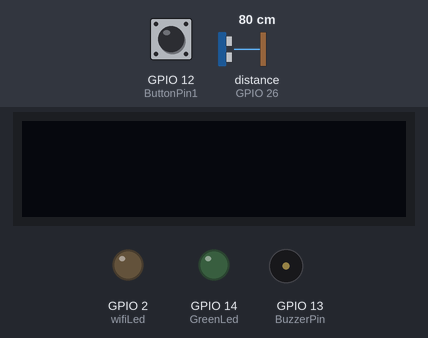
A sketch run on a simulated ESP32. Parts: 128×32 one-colour display, output pins drawn as LEDs (lit = HIGH), buzzer (waves = sounding, pin HIGH). Wiring (inferred from the names in the program): ultrasonic range finder: trigger GPIO 27; echo GPIO 26. The inputs (shaded band) are chosen by the test bench; at power-on: distance to the obstacle (sensor on GPIO 26) 80 cm, GPIO 12 (ButtonPin1) HIGH. The echo pulse lasts 58.3 µs per cm; WiFi joins after 1.5 s; servers stay silent unless stated; pins used as bus, display or sensor lines are not drawn.

Above: at 1.2 s.
1.3 s: distance to the obstacle (sensor on GPIO 26) set to 35 cm
At 1.9 s:
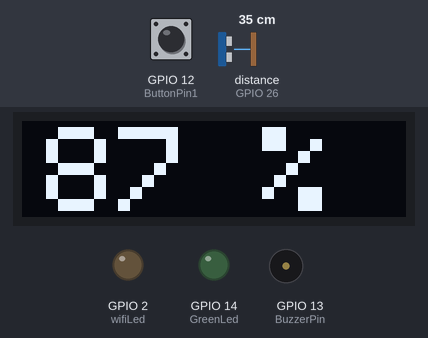
At 2.4 s:
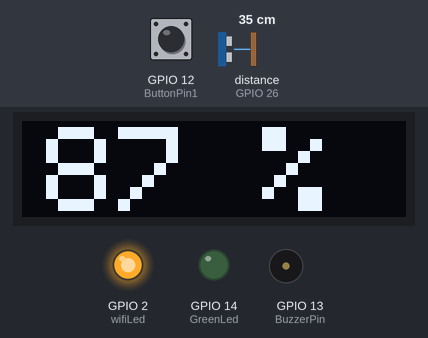
3.5 s: distance to the obstacle (sensor on GPIO 26) set to 60 cm
At 4.5 s:
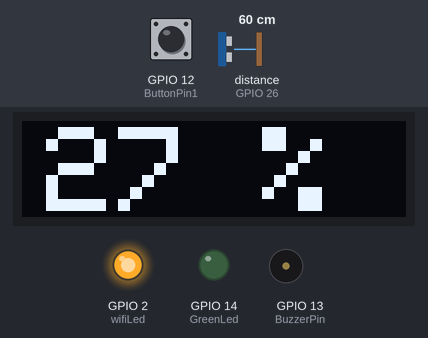
Timing chart, 0 to 6.5 s (numbered marks = the images above; inputs shaded):
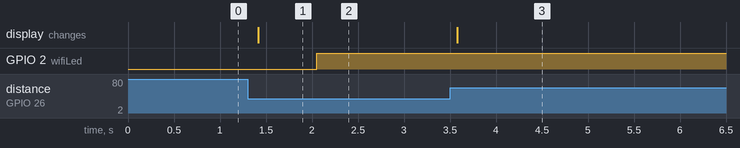

The sketch:

WaterLevelMonitor.ino
```cpp
// ---------- Blynk Credentials ----------
#define BLYNK_TEMPLATE_ID ""
#define BLYNK_DEVICE_NAME ""
#define BLYNK_AUTH_TOKEN ""

// ---------- WiFi Credentials ----------
char ssid[] = "";
char pass[] = "";

// ---------- Tank Configuration ----------
int emptyTankDistance = 70;   // Distance when tank is empty (cm)
int fullTankDistance  = 30;   // Distance when tank is full (cm)
int triggerPer = 10;          // Alert trigger level (%)

// ---------- Required Libraries ----------
#include <Adafruit_SSD1306.h>
#include <WiFi.h>
#include <WiFiClient.h>
#include <BlynkSimpleEsp32.h>
#include <AceButton.h>

using namespace ace_button;

// ---------- Pin Definitions ----------
#define TRIGPIN    27     // Ultrasonic trigger pin
#define ECHOPIN    26     // Ultrasonic echo pin
#define wifiLed    2      // WiFi status LED
#define ButtonPin1 12     // Push button for buzzer control
#define BuzzerPin  13     // Buzzer pin
#define GreenLed   14     // Water level alert LED

// ---------- Blynk Virtual Pins ----------
#define VPIN_BUTTON_1 V1  // Water level percentage
#define VPIN_BUTTON_2 V2  // Distance in cm

// ---------- OLED Display Settings ----------
#define SCREEN_WIDTH 128
#define SCREEN_HEIGHT 32
#define OLED_RESET -1

Adafruit_SSD1306 display(SCREEN_WIDTH, SCREEN_HEIGHT, &Wire, OLED_RESET);

// ---------- Global Variables ----------
float duration;          // Echo pulse duration
float distance;          // Calculated distance (cm)
int waterLevelPer;       // Water level percentage
bool toggleBuzzer = HIGH; // Controls buzzer ON/OFF state

char auth[] = BLYNK_AUTH_TOKEN;

// ---------- Button Setup ----------
ButtonConfig config1;
AceButton button1(&config1);

// ---------- Timer ----------
BlynkTimer timer;

// ---------- Check Blynk Connection ----------
void checkBlynkStatus() {
  if (Blynk.connected()) {
    digitalWrite(wifiLed, HIGH);  // WiFi connected
  } else {
    digitalWrite(wifiLed, LOW);   // WiFi disconnected
  }
}

// ---------- Sync Blynk Data ----------
BLYNK_CONNECTED() {
  Blynk.syncVirtual(VPIN_BUTTON_1);
  Blynk.syncVirtual(VPIN_BUTTON_2);
}

// ---------- Display Water Level on OLED ----------
void displayData(int value) {
  display.clearDisplay();
  display.setTextSize(4);
  display.setCursor(8, 2);
  display.print(value);
  display.print(" %");
  display.display();
}

// ---------- Measure Water Level ----------
void measureDistance() {
  digitalWrite(TRIGPIN, LOW);
  delayMicroseconds(2);

  digitalWrite(TRIGPIN, HIGH);
  delayMicroseconds(20);
  digitalWrite(TRIGPIN, LOW);

  // Read echo pulse duration
  duration = pulseIn(ECHOPIN, HIGH);

  // Convert duration to distance (cm)
  distance = ((duration / 2) * 0.343) / 10;

  // Validate distance range
  if (distance > (fullTankDistance - 10) && distance < emptyTankDistance) {

    // Convert distance to percentage
    waterLevelPer = map((int)distance, emptyTankDistance, fullTankDistance, 0, 100);

    // Update OLED display
    displayData(waterLevelPer);

    // Send data to Blynk
    Blynk.virtualWrite(VPIN_BUTTON_1, waterLevelPer);
    Blynk.virtualWrite(VPIN_BUTTON_2, String(distance) + " cm");

    // Low water level alert
    if (waterLevelPer < triggerPer) {
      digitalWrite(GreenLed, HIGH);
      if (toggleBuzzer == HIGH) {
        digitalWrite(BuzzerPin, HIGH);
      }
    }

    // Tank full alert
    if (distance < fullTankDistance) {
      digitalWrite(GreenLed, LOW);
      if (toggleBuzzer == HIGH) {
        digitalWrite(BuzzerPin, HIGH);
      }
    }

    // Reset buzzer when level is normal
    if (distance > (fullTankDistance + 5) && waterLevelPer > (triggerPer + 5)) {
      toggleBuzzer = HIGH;
      digitalWrite(BuzzerPin, LOW);
    }
  }

  delay(100);
}

// ---------- Button Event Handler ----------
void button1Handler(AceButton*, uint8_t eventType, uint8_t) {
  if (eventType == AceButton::kEventReleased) {
    digitalWrite(BuzzerPin, LOW); // Turn off buzzer
    toggleBuzzer = LOW;           // Disable further buzzer alerts
  }
}

// ---------- Setup ----------
void setup() {
  Serial.begin(115200);

  pinMode(ECHOPIN, INPUT);
  pinMode(TRIGPIN, OUTPUT);
  pinMode(wifiLed, OUTPUT);
  pinMode(GreenLed, OUTPUT);
  pinMode(BuzzerPin, OUTPUT);
  pinMode(ButtonPin1, INPUT_PULLUP);

  digitalWrite(wifiLed, LOW);
  digitalWrite(GreenLed, LOW);
  digitalWrite(BuzzerPin, LOW);

  // Initialize button
  config1.setEventHandler(button1Handler);
  button1.init(ButtonPin1);

  // Initialize OLED
  if (!display.begin(SSD1306_SWITCHCAPVCC, 0x3C)) {
    while (true);
  }

  display.setTextSize(1);
  display.setTextColor(WHITE);
  display.clearDisplay();

  // Connect WiFi and Blynk
  WiFi.begin(ssid, pass);
  Blynk.config(auth);

  // Check Blynk connection every 2 seconds
  timer.setInterval(2000L, checkBlynkStatus);
}

// ---------- Main Loop ----------
void loop() {
  measureDistance();
  Blynk.run();
  timer.run();
  button1.check();
}
```

Measured:
- after the input at 1.3 s, the display: changes after 0.12 s (image 1)
- after the input at 3.5 s, the display: changes after 0.08 s (image 3)
